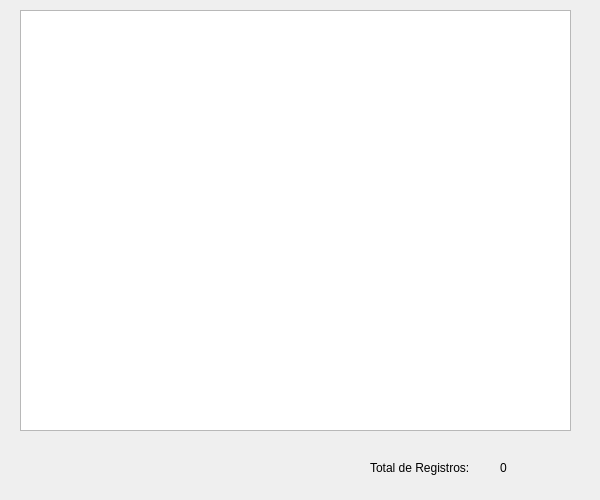
<?xml version="1.0" encoding="UTF-8"?>
<ui version="4.0">
 <class>dlgDemo30</class>
 <widget class="QDialog" name="dlgDemo30">
  <property name="geometry">
   <rect>
    <x>0</x>
    <y>0</y>
    <width>600</width>
    <height>500</height>
   </rect>
  </property>
  <property name="windowTitle">
   <string>Lista de Nombres de Alumnos con el QListView</string>
  </property>
  <widget class="QListView" name="lvwAlumno">
   <property name="geometry">
    <rect>
     <x>20</x>
     <y>10</y>
     <width>551</width>
     <height>421</height>
    </rect>
   </property>
  </widget>
  <widget class="QLabel" name="lblTotal">
   <property name="geometry">
    <rect>
     <x>370</x>
     <y>460</y>
     <width>121</width>
     <height>16</height>
    </rect>
   </property>
   <property name="text">
    <string>Total de Registros:</string>
   </property>
  </widget>
  <widget class="QLabel" name="lblTotalRegistros">
   <property name="geometry">
    <rect>
     <x>500</x>
     <y>460</y>
     <width>55</width>
     <height>16</height>
    </rect>
   </property>
   <property name="text">
    <string>0</string>
   </property>
  </widget>
 </widget>
 <resources/>
 <connections/>
</ui>
